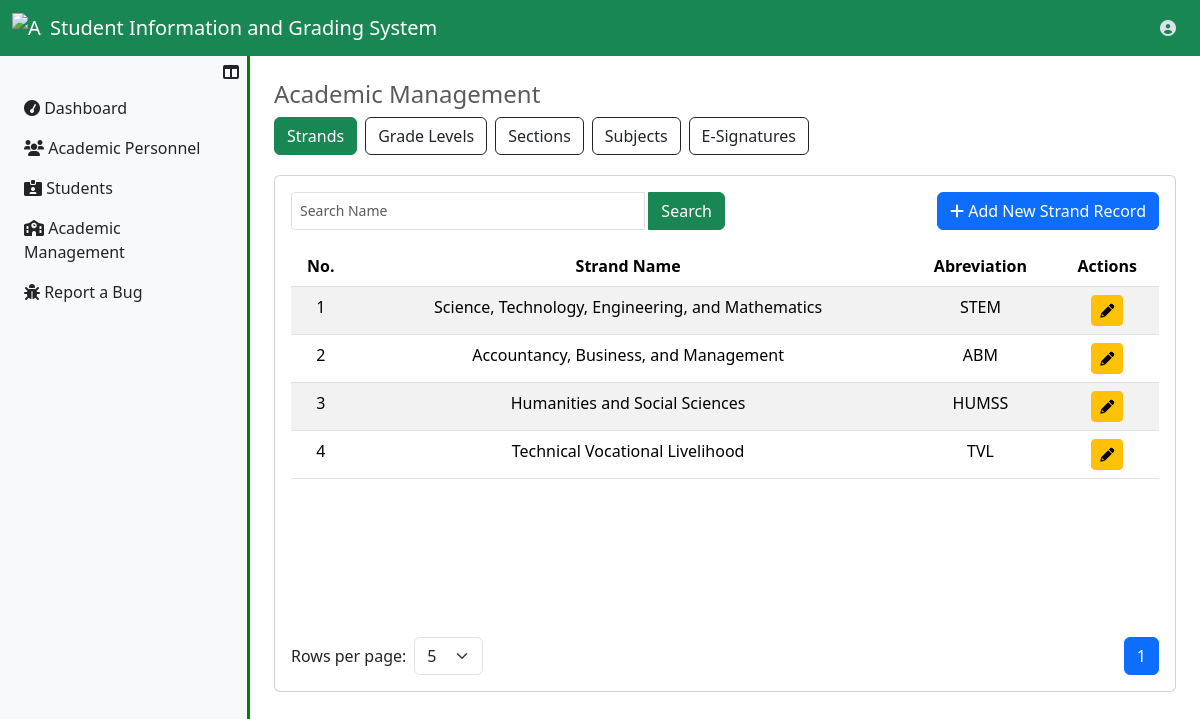
/UserRegistrar/academic_management.php (signed in), run on the app's committed database.
### tables this page shows
CREATE TABLE `strands_tbl` (
  `strand_id` int(11) NOT NULL,
  `strand_name` varchar(250) NOT NULL,
  `strand_nn` varchar(20) NOT NULL,
  `insrt_ts` datetime NOT NULL,
  `updt_ts` datetime DEFAULT NULL
);

### UserRegistrar/academic_management.php (the view, shortened to what this page needs)
<?php
  include ("../server_connection/db_connect.php");
?>
<!DOCTYPE html>
<html lang="en">
<head>
    <link rel="stylesheet" href="../../Bootstrap/css/bootstrap.min.css">
    <link rel="stylesheet" href="https://cdnjs.cloudflare.com/ajax/libs/font-awesome/6.0.0-beta3/css/all.min.css">
</head>
<body>
    <?php include '../Assets/components/RegistrarNavbar.php'; ?>
    <div class="d-flex">
        <?php include '../Assets/components/RegistrarSidebar.php'; ?>
        <div class="content p-4 flex-grow-1">
            <h4 class="text-muted">Academic Management</h4>
                <div class="d-flex justify-content-start mb-3">
                    <a href="academic_management.php" class="btn btn-success me-2">Strands</a>
                    <a href="grade_levels.php" class="btn btn-outline-dark me-2">Grade Levels</a>
                    <a href="sections.php" class="btn btn-outline-dark me-2">Sections</a>
                    <a href="subjects.php" class="btn btn-outline-dark me-2">Subjects</a>
                    <a href="e_sigs.php" class="btn btn-outline-dark me-2">E-Signatures</a>
                </div>
            <div class="card table-container">
                <div class="card-body">
                    <div class="d-flex justify-content-between mb-3">
                        <div class="input-group w-50">
                            <input type="text" class="form-control form-control-sm me-1" id="searchInput" placeholder="Search Name">
                            <button class="btn btn-success" id="searchButton">Search</button>
                        </div>
                        <a href="AddStrand.php" class="btn btn-primary">
                            <i class="fas fa-plus"></i>
                            Add New Strand Record
                        </a>
                    </div>
                    <div class="table-responsive">
                        <table class="table table-striped" id="studentsTable">
                            <thead align="center">
                                <tr>
                                    <th>No.</th>
                                    <th>Strand Name</th>
                                    <th>Abreviation</th>
                                    <th>Actions</th>
                                </tr>
                            </thead>
                            <tbody id="tableBody" align="center">
                                <?php
                                    $sql = "SELECT * FROM strands_tbl";
                                    try
                                    {
                                        $result=$conn->prepare($sql);
                                        $result->execute();
                                        if($result->rowcount()>0)
                                        {
                                            $i=1;
                                            while($row=$result->fetch(PDO::FETCH_ASSOC))
                                            {
                                                echo "
                                                    <tr>
                                                        <td class='text-center'>{$i} </td>
                                                        <td class='text-center'>{$row["strand_name"]}</td>
                                                        <td>{$row["strand_nn"]}</td>
                                                        <td>
                                                            <a href='EditStrand.php?strand_id={$row["strand_id"]}' class='btn btn-warning btn-sm'>
                                                                <i class='fas fa-pencil'></i>
                                                            </a>
                                                        </td>";
                                                        ?>
                                                    </tr>
                                                <?php
                                                $i++;
                                            }
                                        }
                                        else
                                        {
                                            echo "<tr><tdv colspan = '6'> No records found. </td></tr>";
                                        }
                                    }
                                    catch(Exception $e)
                                    {
                                        echo "Unexpected error has been occured!" . $e ->getMessage();
                                    }
                                ?>
                            </tbody>
                        </table>
                    </div>
                    <div class="d-flex justify-content-between align-items-center mt-3">
                        <div class="d-inline-flex align-items-center">
                            <label for="rowsPerPage" class="me-2 mb-0">Rows per page:</label>
                            <select id="rowsPerPage" class="form-select">
                                <option value="5">5</option>
                            </select>
                        </div>
                        <nav>
                            <ul class="pagination mb-0" id="pagination"></ul>
                        </nav>
                    </div>
                </div>
            </div>
        </div>
    </div>
</body>
</html>

### UserRegistrar/academic_management.php (style rules this page uses)
.table-container { margin-top: 20px; min-width: 100%; }
.table-responsive { height: 375px; }
.content { transition: margin-left 0.3s ease; }
#rowsPerPage { width: auto; }

### data on the page
strands_tbl: strand_name "Science, Technology, Engineering, and Mathematics", strand_nn "STEM"
strands_tbl: strand_name "Accountancy, Business, and Management", strand_nn "ABM"
strands_tbl: strand_name "Humanities and Social Sciences", strand_nn "HUMSS"
strands_tbl: strand_name "Technical Vocational Livelihood", strand_nn "TVL"
